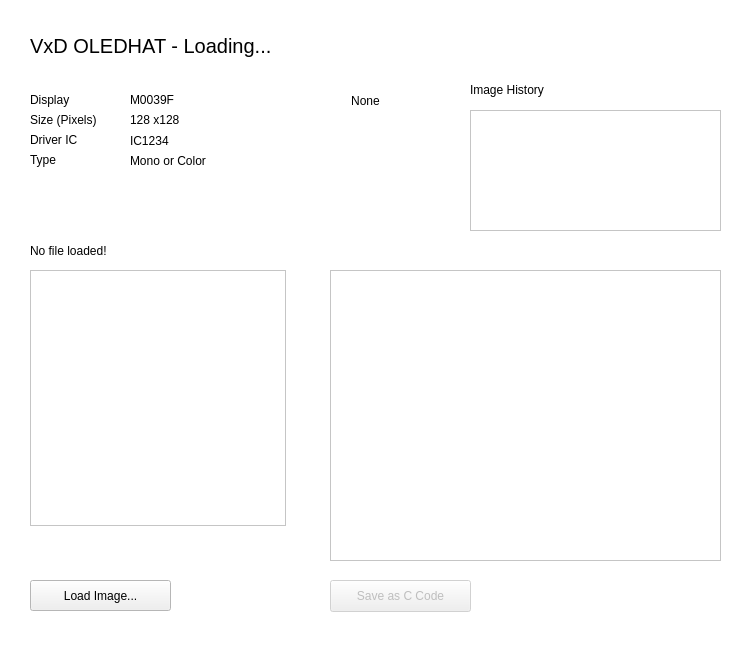
<?xml version="1.0" encoding="UTF-8"?>
<ui version="4.0">
 <class>MainWindow</class>
 <widget class="QMainWindow" name="MainWindow">
  <property name="windowModality">
   <enum>Qt::ApplicationModal</enum>
  </property>
  <property name="geometry">
   <rect>
    <x>0</x>
    <y>0</y>
    <width>750</width>
    <height>650</height>
   </rect>
  </property>
  <property name="minimumSize">
   <size>
    <width>750</width>
    <height>650</height>
   </size>
  </property>
  <property name="maximumSize">
   <size>
    <width>750</width>
    <height>700</height>
   </size>
  </property>
  <property name="baseSize">
   <size>
    <width>750</width>
    <height>650</height>
   </size>
  </property>
  <property name="palette">
   <palette>
    <active>
     <colorrole role="Base">
      <brush brushstyle="SolidPattern">
       <color alpha="255">
        <red>255</red>
        <green>255</green>
        <blue>255</blue>
       </color>
      </brush>
     </colorrole>
     <colorrole role="Window">
      <brush brushstyle="SolidPattern">
       <color alpha="255">
        <red>255</red>
        <green>255</green>
        <blue>255</blue>
       </color>
      </brush>
     </colorrole>
    </active>
    <inactive>
     <colorrole role="Base">
      <brush brushstyle="SolidPattern">
       <color alpha="255">
        <red>255</red>
        <green>255</green>
        <blue>255</blue>
       </color>
      </brush>
     </colorrole>
     <colorrole role="Window">
      <brush brushstyle="SolidPattern">
       <color alpha="255">
        <red>255</red>
        <green>255</green>
        <blue>255</blue>
       </color>
      </brush>
     </colorrole>
    </inactive>
    <disabled>
     <colorrole role="Base">
      <brush brushstyle="SolidPattern">
       <color alpha="255">
        <red>255</red>
        <green>255</green>
        <blue>255</blue>
       </color>
      </brush>
     </colorrole>
     <colorrole role="Window">
      <brush brushstyle="SolidPattern">
       <color alpha="255">
        <red>255</red>
        <green>255</green>
        <blue>255</blue>
       </color>
      </brush>
     </colorrole>
    </disabled>
   </palette>
  </property>
  <property name="windowTitle">
   <string>Visionox | VxD - EZ-PMOLED</string>
  </property>
  <widget class="QWidget" name="centralWidget">
   <widget class="QLabel" name="label_Size">
    <property name="geometry">
     <rect>
      <x>130</x>
      <y>110</y>
      <width>161</width>
      <height>20</height>
     </rect>
    </property>
    <property name="font">
     <font>
      <kerning>true</kerning>
     </font>
    </property>
    <property name="text">
     <string>128 x128</string>
    </property>
   </widget>
   <widget class="QLabel" name="label_Driver">
    <property name="geometry">
     <rect>
      <x>130</x>
      <y>130</y>
      <width>151</width>
      <height>21</height>
     </rect>
    </property>
    <property name="text">
     <string>IC1234</string>
    </property>
   </widget>
   <widget class="QLabel" name="label_Type">
    <property name="geometry">
     <rect>
      <x>130</x>
      <y>150</y>
      <width>161</width>
      <height>21</height>
     </rect>
    </property>
    <property name="text">
     <string>Mono or Color</string>
    </property>
   </widget>
   <widget class="QPushButton" name="pushButton_LoadImage">
    <property name="enabled">
     <bool>true</bool>
    </property>
    <property name="geometry">
     <rect>
      <x>30</x>
      <y>580</y>
      <width>141</width>
      <height>31</height>
     </rect>
    </property>
    <property name="text">
     <string>Load Image...</string>
    </property>
   </widget>
   <widget class="QLabel" name="label_Filename">
    <property name="geometry">
     <rect>
      <x>30</x>
      <y>240</y>
      <width>251</width>
      <height>21</height>
     </rect>
    </property>
    <property name="text">
     <string>No file loaded!</string>
    </property>
    <property name="scaledContents">
     <bool>false</bool>
    </property>
   </widget>
   <widget class="QGraphicsView" name="graphicsView_OLEDImage">
    <property name="geometry">
     <rect>
      <x>30</x>
      <y>270</y>
      <width>256</width>
      <height>256</height>
     </rect>
    </property>
    <property name="backgroundBrush">
     <brush brushstyle="NoBrush">
      <color alpha="255">
       <red>0</red>
       <green>0</green>
       <blue>0</blue>
      </color>
     </brush>
    </property>
   </widget>
   <widget class="QLabel" name="label_Status">
    <property name="geometry">
     <rect>
      <x>30</x>
      <y>30</y>
      <width>691</width>
      <height>31</height>
     </rect>
    </property>
    <property name="font">
     <font>
      <pointsize>15</pointsize>
     </font>
    </property>
    <property name="text">
     <string>VxD OLEDHAT - Loading...</string>
    </property>
   </widget>
   <widget class="QTextBrowser" name="textBrowser_CHeaderOutput">
    <property name="geometry">
     <rect>
      <x>330</x>
      <y>270</y>
      <width>391</width>
      <height>291</height>
     </rect>
    </property>
    <property name="font">
     <font>
      <pointsize>9</pointsize>
     </font>
    </property>
    <property name="lineWrapMode">
     <enum>QTextEdit::NoWrap</enum>
    </property>
   </widget>
   <widget class="QLabel" name="label_Size_2">
    <property name="geometry">
     <rect>
      <x>470</x>
      <y>80</y>
      <width>191</width>
      <height>20</height>
     </rect>
    </property>
    <property name="text">
     <string>Image History</string>
    </property>
   </widget>
   <widget class="QPushButton" name="pushButton_SaveAsCCode">
    <property name="enabled">
     <bool>false</bool>
    </property>
    <property name="geometry">
     <rect>
      <x>330</x>
      <y>580</y>
      <width>141</width>
      <height>32</height>
     </rect>
    </property>
    <property name="text">
     <string>Save as C Code</string>
    </property>
   </widget>
   <widget class="QLabel" name="label_Size_3">
    <property name="geometry">
     <rect>
      <x>30</x>
      <y>110</y>
      <width>81</width>
      <height>20</height>
     </rect>
    </property>
    <property name="font">
     <font>
      <kerning>true</kerning>
     </font>
    </property>
    <property name="text">
     <string>Size (Pixels)</string>
    </property>
   </widget>
   <widget class="QLabel" name="label_Size_4">
    <property name="geometry">
     <rect>
      <x>30</x>
      <y>130</y>
      <width>81</width>
      <height>20</height>
     </rect>
    </property>
    <property name="font">
     <font>
      <kerning>true</kerning>
     </font>
    </property>
    <property name="text">
     <string>Driver IC</string>
    </property>
   </widget>
   <widget class="QLabel" name="label_Size_5">
    <property name="geometry">
     <rect>
      <x>30</x>
      <y>150</y>
      <width>81</width>
      <height>20</height>
     </rect>
    </property>
    <property name="font">
     <font>
      <kerning>true</kerning>
     </font>
    </property>
    <property name="text">
     <string>Type</string>
    </property>
   </widget>
   <widget class="QListWidget" name="listWidget_History">
    <property name="geometry">
     <rect>
      <x>470</x>
      <y>110</y>
      <width>251</width>
      <height>121</height>
     </rect>
    </property>
    <property name="toolTip">
     <string/>
    </property>
    <property name="whatsThis">
     <string/>
    </property>
   </widget>
   <widget class="QLabel" name="label_Size_6">
    <property name="geometry">
     <rect>
      <x>30</x>
      <y>90</y>
      <width>61</width>
      <height>20</height>
     </rect>
    </property>
    <property name="font">
     <font>
      <kerning>true</kerning>
     </font>
    </property>
    <property name="text">
     <string>Display</string>
    </property>
   </widget>
   <widget class="QLabel" name="label_Size_7">
    <property name="geometry">
     <rect>
      <x>130</x>
      <y>90</y>
      <width>171</width>
      <height>20</height>
     </rect>
    </property>
    <property name="font">
     <font>
      <kerning>true</kerning>
     </font>
    </property>
    <property name="text">
     <string>M0039F</string>
    </property>
   </widget>
   <widget class="QLabel" name="label_JoyStick">
    <property name="geometry">
     <rect>
      <x>310</x>
      <y>90</y>
      <width>111</width>
      <height>21</height>
     </rect>
    </property>
    <property name="text">
     <string>None</string>
    </property>
    <property name="scaledContents">
     <bool>false</bool>
    </property>
    <property name="alignment">
     <set>Qt::AlignCenter</set>
    </property>
   </widget>
  </widget>
 </widget>
 <layoutdefault spacing="6" margin="11"/>
 <resources/>
 <connections/>
 <designerdata>
  <property name="gridDeltaX">
   <number>10</number>
  </property>
  <property name="gridDeltaY">
   <number>10</number>
  </property>
  <property name="gridSnapX">
   <bool>true</bool>
  </property>
  <property name="gridSnapY">
   <bool>true</bool>
  </property>
  <property name="gridVisible">
   <bool>true</bool>
  </property>
 </designerdata>
</ui>
